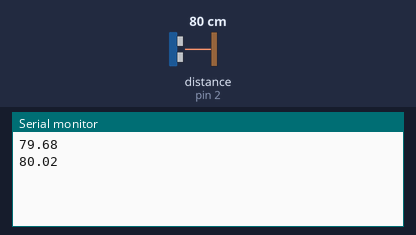
Bench run of a sketch on a simulated Arduino Uno, built with avr-gcc and run on an emulated ATmega328P. On the bench: the last lines printed to the serial monitor. Wiring (inferred from the names in the program): ultrasonic range finder: trigger pin 3; echo pin 2. The inputs (shaded band) are chosen by the test bench; at power-on: distance to the obstacle (sensor on pin 2) 80 cm. The echo pulse lasts 58.3 µs per cm.

Above: at 1.8 s.
1.9 s: distance to the obstacle (sensor on pin 2) set to 2 cm
At 2.4 s:
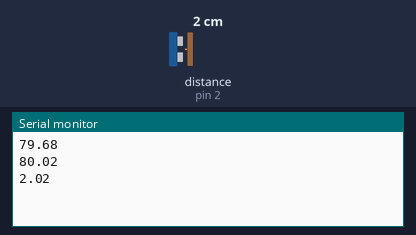
3.4 s: distance to the obstacle (sensor on pin 2) set to 4 cm
At 4.8 s:
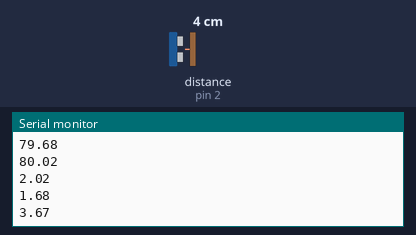
Timing chart, 0 to 6.4 s (numbered marks = the images above; inputs shaded):
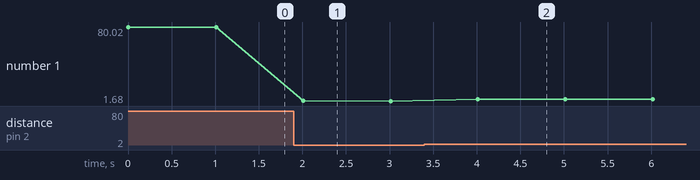

The sketch:

sensor.ino
```cpp
long tiempo;
int disparador = 3;
int entrada = 2;
float distancia;


void setup() {

  pinMode(disparador, OUTPUT);
  pinMode(entrada, INPUT);

  Serial.begin(9600);
  // put your setup code here, to run once:

}

void loop() {
  // put your main code here, to run repeatedly:
  digitalWrite(disparador, HIGH);
  delayMicroseconds(10);
  digitalWrite(disparador, LOW);

  tiempo = (pulseIn(entrada, HIGH)/2);

  distancia = float(tiempo * 0.0343);

  Serial.println(distancia);
  delay(1000);

}
```

Measured:
- after the input at 1.9 s, the serial monitor: prints a new line after 0.11 s (image 1)
- after the input at 3.4 s, the serial monitor: prints a new line after 0.61 s (image 2)
- plotted number 1: 80.02 → 1.68 after the input at 1.9 s, 1.68 → 3.67 after the input at 3.4 s
